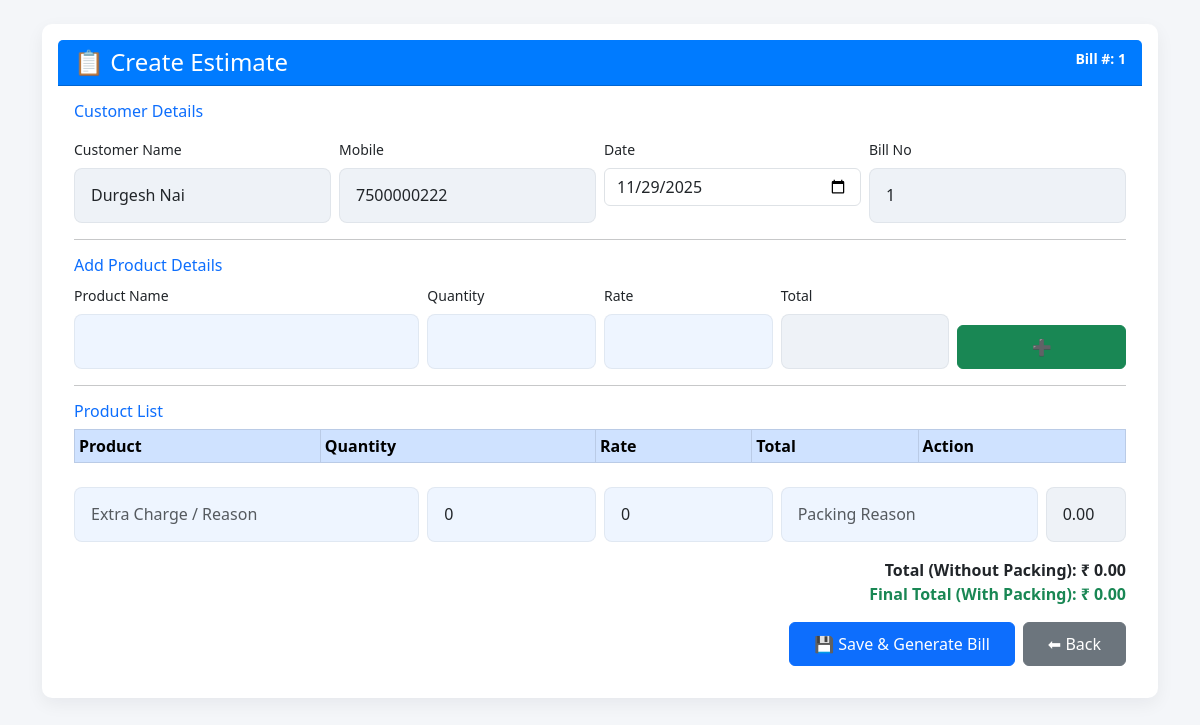
The page /add-items/159/ (signed in) on the database its author committed.
### bills/models.py (models this page shows, shortened)
class Bill(models.Model):
    customer = models.ForeignKey(Customer, on_delete=models.SET_NULL, null=True, blank=True)
    customer_name = models.CharField(max_length=255, blank=True, null=True)
    phone = models.CharField(max_length=20, blank=True, null=True)
    date = models.DateField(default=timezone.now)
    bill_no = models.IntegerField(default=1)
    packing_qty = models.IntegerField(blank=True, null=True)
    packing_rate = models.DecimalField(max_digits=10, decimal_places=2, blank=True, null=True)
    packing_reason = models.CharField(max_length=255, blank=True, null=True)
    extra_reason = models.CharField(max_length=255, blank=True, null=True)
    extra_amount = models.DecimalField(max_digits=10, decimal_places=2, default=0)
    total_amount = models.DecimalField(max_digits=12, decimal_places=2, default=0)
    paid_amount = models.DecimalField(max_digits=12, decimal_places=2, default=0)
    returned_amount = models.DecimalField(max_digits=12, decimal_places=2, default=0)
    is_paid = models.BooleanField(default=False)
    paid_date = models.DateTimeField(null=True, blank=True)
    paid_by = models.ForeignKey(settings.AUTH_USER_MODEL, null=True, blank=True, on_delete=models.SET_NULL)
    class Meta:
        ordering = ['-date', '-bill_no']

### bills/views.py (the view, shortened to what this page needs)
# urls.py: path('add-items/<int:bill_id>/', views.add_items, name='add_items'),             # add/edit items page
@login_required
def add_items(request, bill_id):
    bill = Bill.objects.get(id=bill_id)
    if request.method == "GET":
        items = BillItem.objects.filter(bill=bill)
        return render(request, "bills/add_items.html", {"bill": bill, "items": items})

### bills/templates/bills/add_items.html (shortened to what this page needs)
{% load static %}
<!doctype html>
<html lang="en">
<head>
  <link href="https://cdn.jsdelivr.net/npm/bootstrap@5.3.0/dist/css/bootstrap.min.css" rel="stylesheet">
  <link href="{% static 'css/responsive.css' %}" rel="stylesheet">
</head>
<body>
<div class="container my-4">
  <div class="card">
    <div class="card-header d-flex justify-content-between">
      <h4 class="mb-0">📋 Create Estimate</h4>
      <small class="text-white">Bill #: {{ bill.bill_no }}</small>
    </div>
    <div class="card-body">
      <h6 class="text-primary mb-3">Customer Details</h6>
      <div class="row g-2 mb-3">
        <div class="col-md-3"><label class="form-label small">Customer Name</label><input type="text" class="form-control" value="{{ bill.customer_name }}" readonly></div>
        <div class="col-md-3"><label class="form-label small">Mobile</label><input type="text" class="form-control" value="{{ bill.phone }}" readonly></div>
        <div class="col-md-3">
          <label class="form-label small">Date</label>
          <input type="date" id="bill_date" class="form-control" value="{{ bill.date|date:'Y-m-d' }}">
        </div>
        <div class="col-md-3"><label class="form-label small">Bill No</label><input type="text" class="form-control" value="{{ bill.bill_no }}" readonly></div>
      </div>
      <hr>
      <h6 class="text-primary mb-2">Add Product Details</h6>
      <div class="row g-2 mb-2 align-items-end">
        <div class="col-md-4"><label class="form-label small">Product Name</label><input type="text" id="product_name" class="form-control"></div>
        <div class="col-md-2"><label class="form-label small">Quantity</label><input type="number" id="quantity" class="form-control"></div>
        <div class="col-md-2"><label class="form-label small">Rate</label><input type="number" id="rate" class="form-control"></div>
        <div class="col-md-2"><label class="form-label small">Total</label><input type="text" id="total" class="form-control" readonly></div>
        <div class="col-md-2"><button class="btn btn-success w-100" onclick="addProduct()">➕</button></div>
      </div>
      <hr>
      <h6 class="text-primary mb-2">Product List</h6>
      <table class="table table-bordered table-sm" id="product-table">
        <thead class="table-primary">
        <tr><th>Product</th><th>Quantity</th><th>Rate</th><th>Total</th><th>Action</th></tr>
        </thead><tbody></tbody>
      </table>
      <div class="row g-2 mt-3">
        <div class="col-md-4">
          <input type="text" id="extra_reason" class="form-control" placeholder="Extra Charge / Reason">
        </div>
        <div class="col-md-2">
          <input type="number" id="packing_qty" class="form-control" value="0">
        </div>
        <div class="col-md-2">
          <input type="number" id="packing_rate" class="form-control" value="0">
        </div>
        <div class="col-md-3">
          <input type="text" id="packing_reason" class="form-control" placeholder="Packing Reason">
        </div>
        <div class="col-md-1">
          <input type="text" id="packing_total" class="form-control" readonly value="0.00">
        </div>
      </div>
      <div class="text-end mt-3">
        <div><b>Total (Without Packing): ₹ <span id="grand-total">0.00</span></b></div>
        <div class="text-success"><b>Final Total (With Packing): ₹ <span id="final-total">0.00</span></b></div>
      </div>
      <div class="d-flex gap-2 justify-content-end mt-3">
        <button class="btn btn-primary px-4" onclick="saveAndGenerate()">💾 Save & Generate Bill</button>
        <a href="{% url 'home' %}" class="btn btn-secondary px-4">⬅ Back</a>
      </div>
    </div>
  </div>
</div>
</body>
</html>

### static/css/responsive.css (style rules this page uses)
:root { --bg: #f3f6f8; --card: #fff; --accent: #0b78ff; --muted: #eef5ff; --radius: 12px; --tap-size: 44px; --max-center-width: 920px; }
* { box-sizing: border-box; }
html, body { height: 100%; margin: 0; background: var(--bg); color: #0f1724; font-family: Inter, system-ui, -apple-system, "Segoe UI", Roboto, Arial; -webkit-font-smoothing: antialiased; -moz-osx-font-smoothing: grayscale; width: 100%; max-width: 100%; overflow-x: hidden; }
.card { background: var(--card); border-radius: var(--radius); padding: 1rem; box-shadow: 0 8px 20px rgba(15,23,36,0.06); max-width: 100%; }
.btn, .nav-link { min-height: var(--tap-size); display: inline-flex; align-items: center; gap: .4rem; }
input[type='text'], input[type='password'], input[type='number'], textarea, select { width:100%; padding:0.9rem 1rem; border-radius:8px; border:1px solid rgba(15,23,36,0.06); background: var(--muted); font-size:1rem; box-sizing: border-box; }
input[data-numeric], input[type='number'] { ime-mode: disabled; }

### bills/templates/bills/add_items.html (style rules this page uses)
:root { --accent:#007bff; --card:#fff; --muted:#eef5ff; --radius:10px; --tap:44px; }
body { background:#f4f6f9; font-family:'Segoe UI',sans-serif; margin:0; }
.card { border-radius:var(--radius); box-shadow:0 6px 18px rgba(15,23,36,0.06); border:none; }
.card-header { background:var(--accent); color:#fff; font-weight:600; }
input[readonly] { background:#eef2f7; }
.btn { min-height:var(--tap); display:inline-flex; align-items:center; justify-content:center; }

### rows shown on the page
Bill: bill_no "1", customer_name "Durgesh Nai", phone "7500000222", date "11/29/2025"
